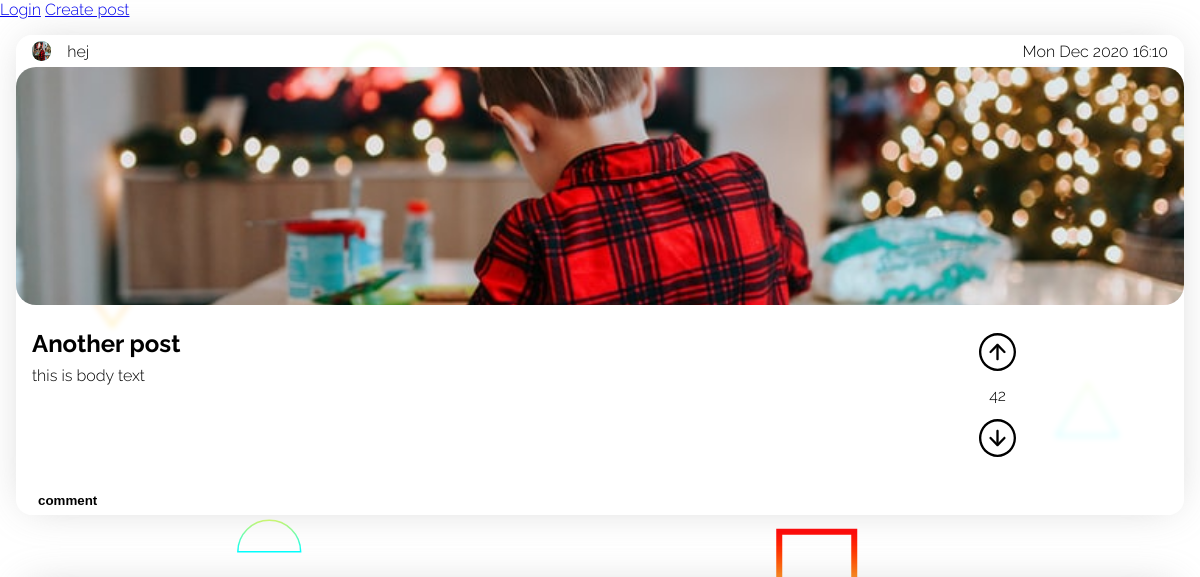
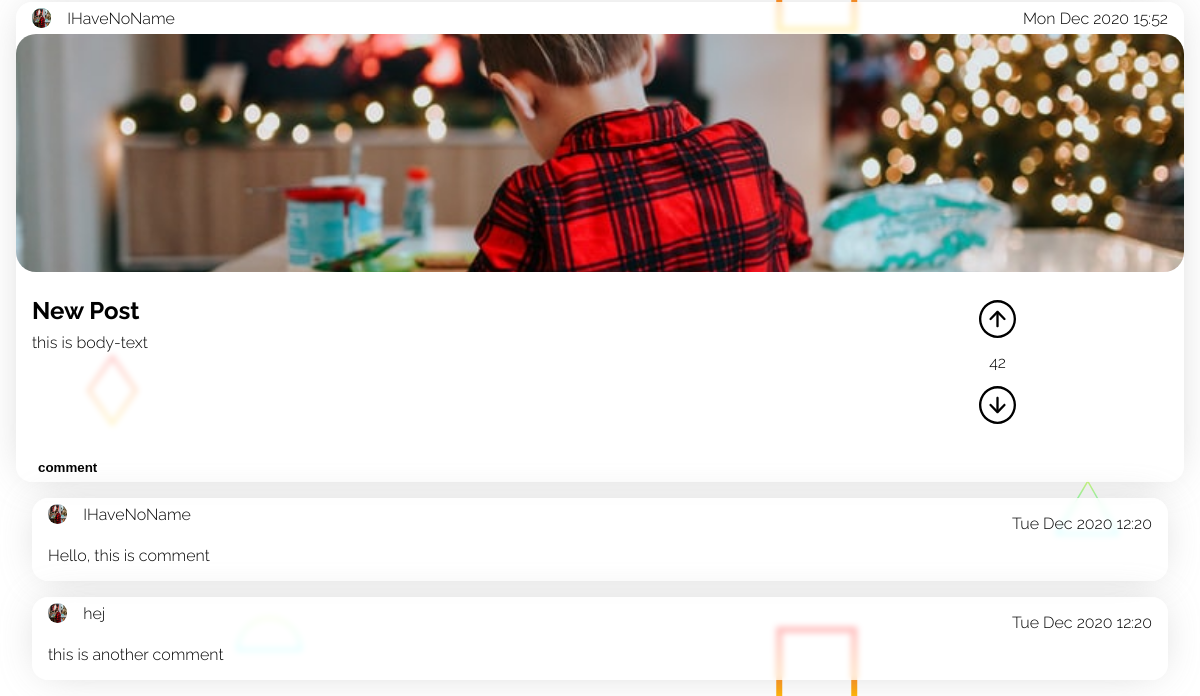
Before: /views/index.php with the older database file (2 pictures, top to bottom).
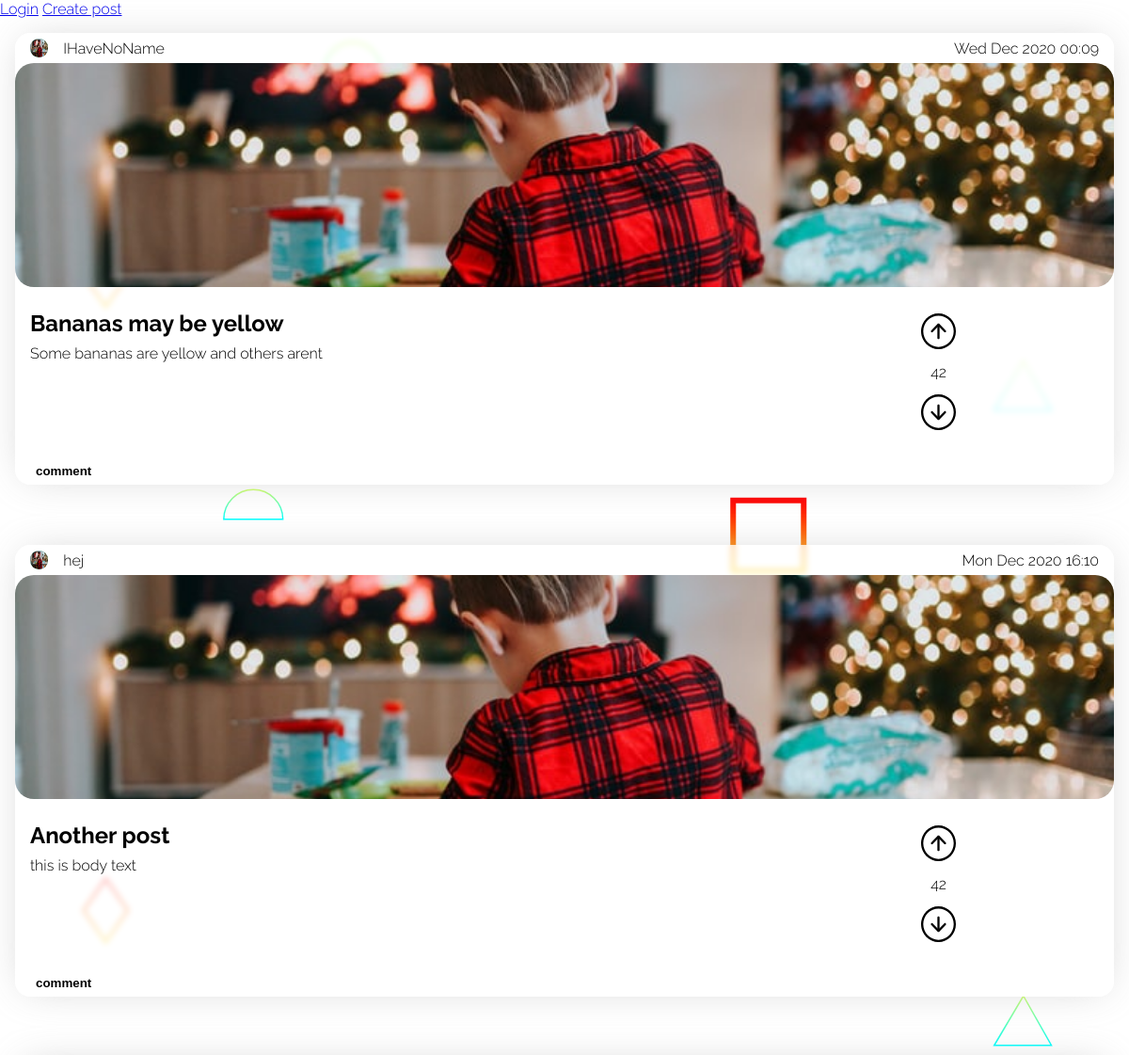
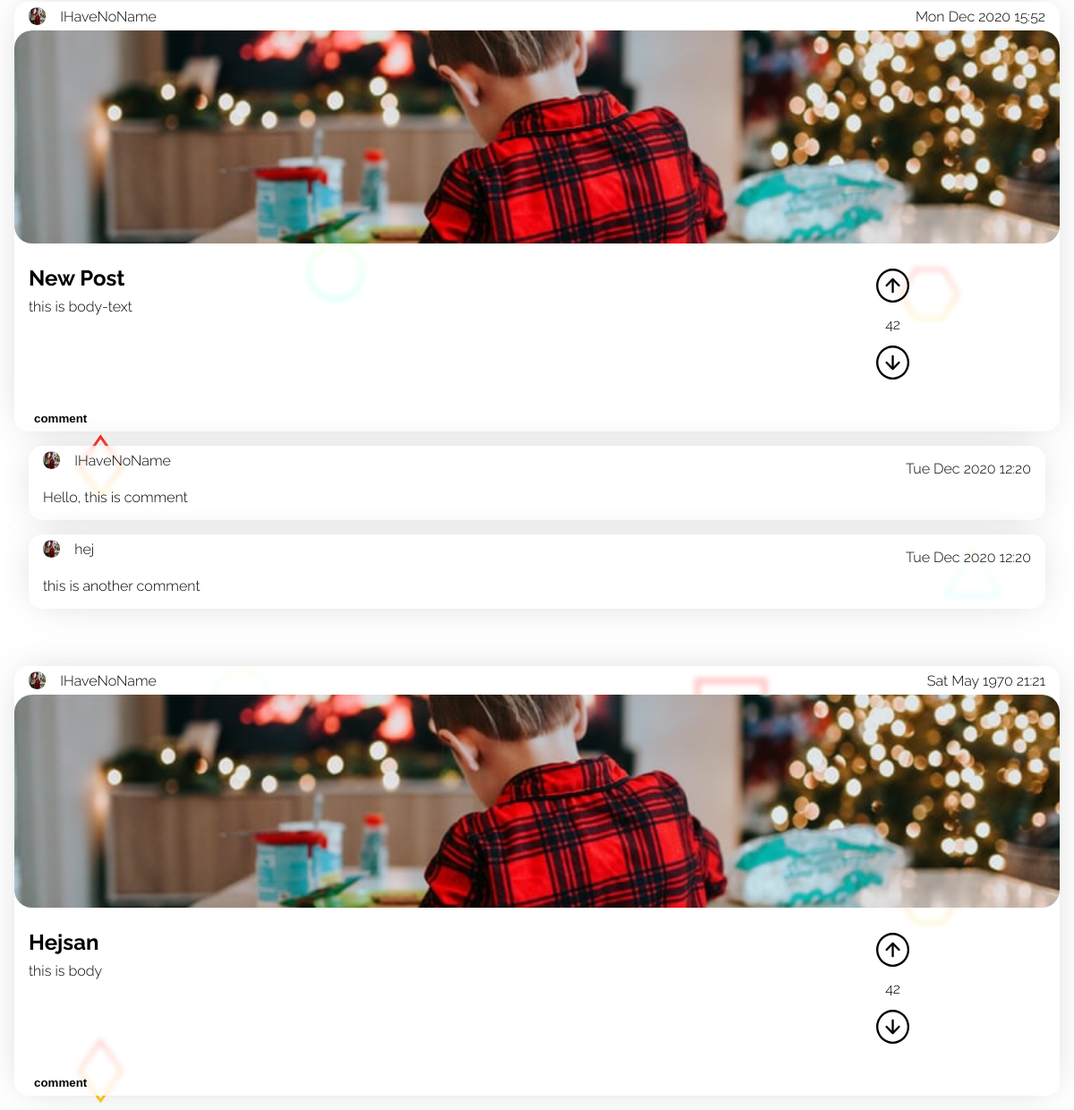
After: the same page with the newer database file (2 pictures, top to bottom).
### tables this page shows
CREATE TABLE "Posts" ("id" integer,"user_id" int,"header" varchar,"body" text,"date" int, "color" varchar, PRIMARY KEY (id));

CREATE TABLE "Users" ("id" integer,"name" varchar,"email" varchar,"avatar_path" varchar,"password_hash" varchar,"bio" text, PRIMARY KEY (id));

CREATE TABLE "Comments" ("id" integer,"user_id" int,"post_id" int,"body" text, "date" int, PRIMARY KEY (id));

### views/index.php (the view, shortened to what this page needs)
<?php
require('header.php');
$db = new PDO('sqlite:../hacker_news_database.sqlite3');
$result = $db->query("SELECT * FROM Posts ORDER BY \"date\" DESC");
$posts = $result->fetchAll(PDO::FETCH_ASSOC);
?>
<body>
    <a href="/views/login.php">Login</a>
    <a href="/views/create_post.php">Create post</a>
    <?php foreach ($posts as $post) : ?>
        <?php
        $postId = $post['id'];
        $commentResult = $db->query("SELECT * FROM Comments WHERE post_id = $postId");
        $comments = $commentResult->fetchAll(PDO::FETCH_ASSOC);
        $userId = $post['user_id'];
        $result = $db->query("SELECT * FROM Users WHERE id = $userId");
        $user = $result->fetch(PDO::FETCH_ASSOC);
        if (isset($user['name'])) {
            $userName = $user['name'];
        } else {
            $userName = 'IHaveNoName';
        }
        ?>
        <div class="post">
            <div class="date-section">
                <div class="left">
                    <img src="/images/photo-1609050470947-f35aa6071497.jpeg" alt="">
                    <p class="name"><?= $userName ?></p>
                </div>
                <div class="right">
                    <p class="date"><?= date('D M Y H:i', $post['date']) ?></p>
                </div>
            </div>
            <div class="image-section">
                <img src="/images/photo-1609050470947-f35aa6071497.jpeg" alt="">
            </div>
            <div class="text-section">
                <div class="text-section-text">
                    <h2><?= $post['header'] ?></h2>
                    <p><?= $post['body'] ?></p>
                </div>
                <div class="text-section-vote">
                    <div class="img-container">
                        <img class="upvote" src="/assets/up-arrow.svg" alt="">
                    </div>
                    <p>42</p>
                    <div class="img-container">
                        <img class="downvote" src="/assets/down-arrow.svg" alt="">
                    </div>
                </div>
            </div>
            <div class="bottom-section">
                <div class="left">
                    <button>comment</button>
                </div>
            </div>
        </div>
        <?php foreach ($comments as $comment) : ?>
            <?php
            $commenter_id = $comment['user_id'];
            $result = $db->query("SELECT name FROM Users WHERE id = $commenter_id");
            $data = $result->fetch(PDO::FETCH_ASSOC);
            $commenter_name = $data['name'];
            $commenterId = $comment['user_id'];
            $result = $db->query("SELECT * FROM Users WHERE id = $commenterId");
            $commenter = $result->fetch(PDO::FETCH_ASSOC);
            if (isset($commenter['name'])) {
                $commenter_name = $commenter['name'];
            } else {
                $commenter_name = 'IHaveNoName';
            }
            ?>
            <div class="comment">
                <div class="upper">
                    <div class="left">
                        <img src="/images/photo-1609050470947-f35aa6071497.jpeg" alt="">
                        <p class="name"><?= $commenter_name ?></p>
                    </div>
                    <div class="right">
                        <p class="date"><?= date('D M Y H:i', $comment['date']) ?></p>
                    </div>
                </div>
                <div class="lower">
                    <div class="left">
                        <p class="comment-paragraph"><?= $comment['body'] ?></p>
                    </div>
                </div>
            </div>
        <?php endforeach ?>
    <?php endforeach ?>
</body>
<?php require('footer.php') ?>

### views/header.php (shortened to what this page needs)
<!DOCTYPE html>
<html lang="en">
<head>
    <link rel="stylesheet" href="/styles/posts.css">
</head>

### views/footer.php
</html>

### styles/posts.css (style rules this page uses)
body, html { margin: 0; padding: 0; width: 100vw; background: url(/images/Scattered-Forcefields.svg); background-attachment: fixed; }
:root { font-size: 16px; font-family: Raleway; --backdrop-blur: 3px; --post-background-color: rgba(255, 255, 255, 0.747); --box-shadow: 0px 0px 43px -12px rgba(184, 184, 184, 0.75); }
.post { background: var(--post-background-color); backdrop-filter: blur(var(--backdrop-blur)); height: 30rem; max-width: 100%; display: flex; flex-direction: column; border-radius: 1rem; margin: 0rem 1rem 0rem 1rem; overflow: hidden; margin-bottom: 1rem; margin-top: 1rem; box-shadow: var(--box-shadow); }
.post:not(:first-of-type) { margin-top: 4rem; }
.date-section { height: 2rem; display: flex; justify-content: space-between; }
.date-section .left { display: flex; align-items: center; justify-content: center; margin-left: 1rem; height: 2rem; position: relative; }
.date-section .right { display: flex; flex-direction: row; height: 100%; margin-right: 1rem; position: relative; }
.date-section .left img { background: mediumaquamarine; height: 1.2rem; width: 1.2rem; border-radius: 50%; margin-right: 1rem; }
.date-section .right * { display: flex; align-items: center; justify-content: center; }
.date-section .left .name { display: flex; align-items: center; justify-content: center; }
.date-section .left .name { height: 100%; margin: 0; margin-right: 1rem; }
.date-section .right .date { height: 100%; margin: 0; }
.image-section { height: 16rem; width: 100%; overflow: hidden; }
.image-section img { position: relative; border-radius: 20px; height: 100%; width: 100%; object-fit: cover; }
.text-section { height: 10rem; display: flex; padding: 1rem; }
.text-section .text-section-text { width: 70%; }
.text-section .text-section-text h2 { margin: .5rem 0rem; }
.text-section .text-section-text p { margin: .5rem 0rem; }
.text-section .text-section-vote { width: 30%; display: flex; flex-direction: column; position: relative; }
.img-container { position: relative;; width: 100%; margin: 0; flex-grow: 1; height: 40%; display: flex; justify-content: center; align-items: center; }
.text-section .text-section-vote img.upvote { height: 60%; width: auto; }
.text-section .text-section-vote p { position: relative;; width: 100%; margin: 0; flex-grow: 1; display: flex; justify-content: center; align-items: center; }
.text-section .text-section-vote img.downvote { height: 60%; width: auto; }
.bottom-section { height: 2rem; display: flex; justify-content: space-between; }
.bottom-section .left { display: flex; justify-content: center; align-items: center; margin-left: 1rem; }
.bottom-section .left button { border: none; background: none; font-weight: bold; outline: none; }
.comment { position: relative; display: flex; flex-direction: column; border-radius: 1rem; margin: 0rem 2rem 1rem 2rem; flex-grow: 1; margin-bottom: 1rem; overflow: hidden; background: var(--post-background-color); backdrop-filter: blur(var(--backdrop-blur)); box-shadow: var(--box-shadow); }
.comment .upper { height: 2rem; display: flex; justify-content: space-between; }
.comment .upper .right { margin-right: 1rem; }
.comment .upper .left { display: flex; justify-content: space-between; align-items: center; margin-left: 1rem; }
.comment .upper .left img { height: 1.2rem; width: 1.2rem; border-radius: 50%; }
.comment .upper .left .name { margin-left: 1rem; }
.comment .lower { display: flex; justify-content: space-between; }
.comment .lower .left { margin-left: 1rem; }

Changed rows visible on the page:
added posts: user.name "IHaveNoName", date "Wed Dec 2020 00:09", header "Bananas may be yellow", body "Some bananas are yellow and others arent"
added posts: user.name "IHaveNoName", date "Sat May 1970 21:21", header "Hejsan", body "this is body"
